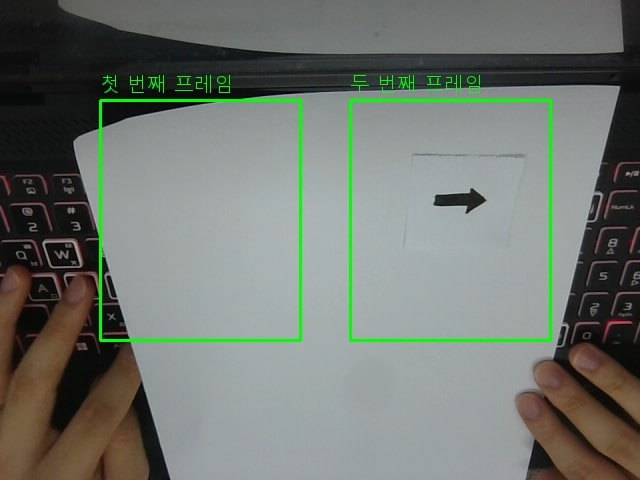
#> input picture images/sample2.jpg, 640 x 480 px
$ jupyter execute --allow-errors recognition.ipynb
#> lines starting #> are read from the running program, lines starting #| are printed output that depends on the picture; after the words box and inside, x2 and y2 are one past the last pixel; in counts of white or black regions, pixels touching at a corner belong together
[cell 1]
import cv2
import numpy as np
import matplotlib.pyplot as plt

import random

from keras.models import load_model

import warnings
warnings.filterwarnings(action='ignore')

[cell 2]
image_path = './images/sample2.jpg'

img_ori = cv2.imread(image_path)
#> img_ori is the input picture: shape (480, 640, 3); mean B, G, R 111.9, 118.8, 112.8

height, width, channel = img_ori.shape
#> height = 480; width = 640; channel = 3

gray = cv2.cvtColor(img_ori, cv2.COLOR_BGR2GRAY)
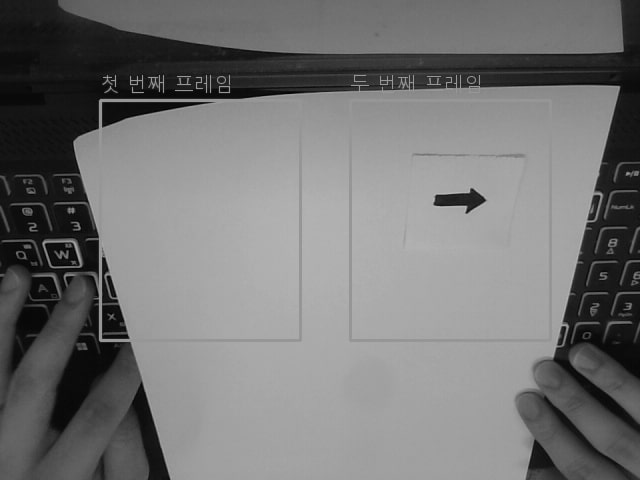
#> gray: shape (480, 640); min 0, max 192, mean 116.2

img_blurred = cv2.GaussianBlur(gray, ksize=(5, 5), sigmaX=0)

img_blur_thresh = cv2.adaptiveThreshold(
    img_blurred,
    maxValue=255.0,
    adaptiveMethod=cv2.ADAPTIVE_THRESH_GAUSSIAN_C,
    thresholdType=cv2.THRESH_BINARY_INV,
    blockSize=19,
    C=1
)
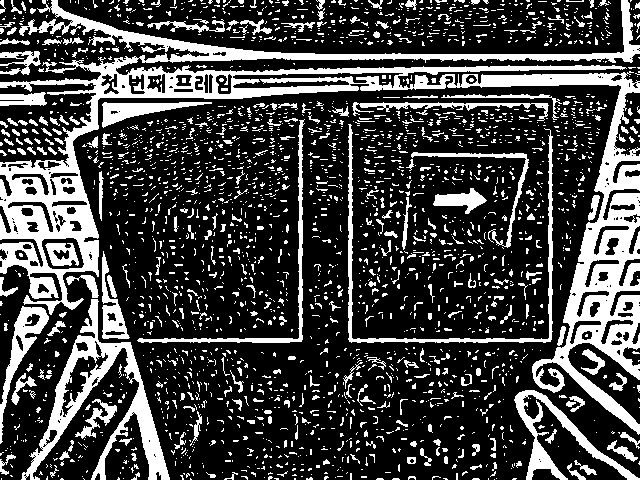
#> img_blur_thresh: shape (480, 640); 26.3% white; 2585 white regions (2256 under 20 px)

# 컨투어
contours, _ = cv2.findContours(
    img_blur_thresh,
    mode=cv2.RETR_LIST,
    method=cv2.CHAIN_APPROX_SIMPLE
)
#> contours = 2847 contours, 2670 with area under 20; largest, box (x1, y1, x2, y2) and area: (0, 0, 640, 435) 39124, (21, 299, 170, 480) 6245, (514, 390, 640, 480) 1922, (348, 124, 553, 343) 1700, (232, 72, 404, 89) 1614

# 컨투어 딕셔너리
temp_result = np.zeros((height, width, channel), dtype=np.uint8)

contours_dict = []

for contour in contours:
    x, y, w, h = cv2.boundingRect(contour)
    cv2.rectangle(temp_result, pt1=(x,y), pt2=(x+w, y+h), color=(255,255,255), thickness=2)

    contours_dict.append({
        'contour': contour,
        'x': x,
        'y': y,
        'w': w,
        'h': h,
        'cx': x + (w / 2),
        'cy': y + (h / 2)
    })
#> this loop made 2847 passes
#> (x, y, w, h) on passes 1, 3, 6: (494, 479, 1, 1), (496, 478, 1, 1), (443, 478, 5, 2)
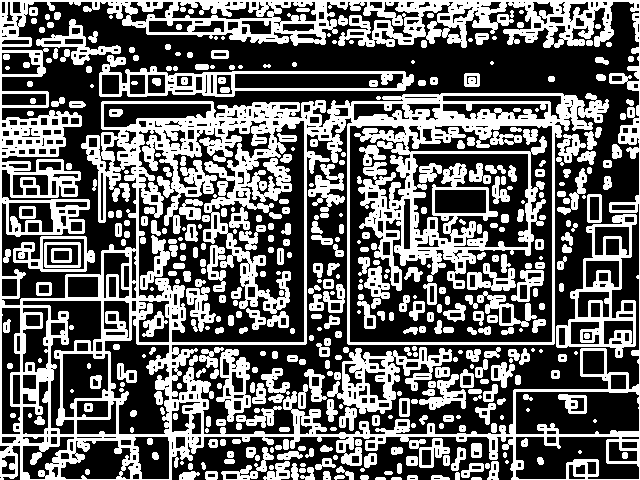
#> temp_result: shape (480, 640, 3); 40.5% white; 455 white regions (67 under 20 px), largest, box (x1, y1, x2, y2) and area: (0, 0, 640, 480) 77206, (556, 214, 637, 358) 3321, (99, 55, 414, 97) 3153
#> after the loop, contours_dict = 2847 items

# 이미지에 나타내기
img = cv2.imread(image_path)

MIN_AREA = 20000

possible_contours = []

cnt = 0
for d in contours_dict:
    area = d['w'] * d['h']

    if area > MIN_AREA:
        d['idx'] = cnt
        cnt += 1
        possible_contours.append(d)
#> this loop made 2847 passes
#> area on passes 17, 21, 22, 25, 27, 28, 32, 43, 49, 50, 52, 54: 21, 36, 32, 20, 20, 28, 20, 20, 25, 112, 60, 72
#> after the loop, cnt = 4; possible_contours = 4 items

for d in possible_contours:
    cv2.rectangle(img, pt1=(d['x'], d['y']), pt2=(d['x']+d['w'], d['y']+d['h']), color=(0, 0, 0), thickness=2)
#> this loop made 4 passes
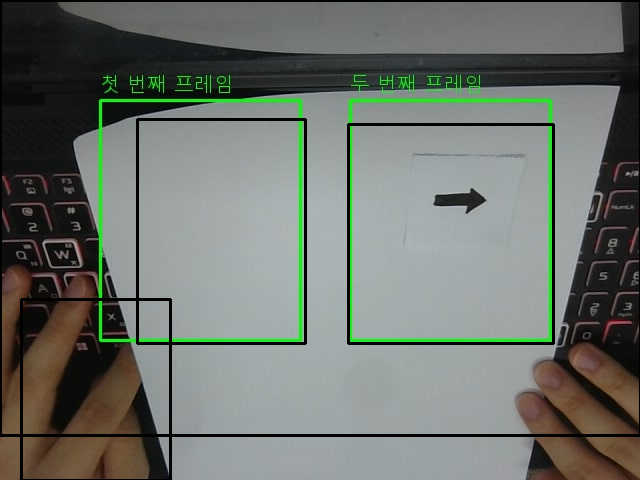
#> img: shape (480, 640, 3); 3.59% of pixels changed, all inside (x1, y1, x2, y2) = (0, 0, 640, 480)

plt.figure(figsize=(12, 10))
plt.imshow(img, cmap='gray')


# 컨투어 별 이미지 추출
img_origin = cv2.imread(image_path)

img_list = []

for i in range(len(possible_contours)):
    img_list.append(img_origin[possible_contours[i]['y'] : possible_contours[i]['y'] + possible_contours[i]['h'], \
        possible_contours[i]['x'] : possible_contours[i]['x'] + possible_contours[i]['w']])
#> after the loop, img_list = 4 items


# 이미지 전처리
processed_img_list = []

for i in img_list:
    out = i.copy()
    out = 255 - out

    # 36 x 36
    output_img_36 = cv2.resize(out, (36, 36), interpolation = cv2.INTER_AREA)

    # 그레이 스케일 및 이진화
    gray_img = cv2.cvtColor(output_img_36, cv2.COLOR_BGR2GRAY)
    ret, th1 = cv2.threshold(gray_img, 125, 255, cv2.THRESH_BINARY)

    processed_img_list.append(th1)
#> this loop made 4 passes
#> pass 1, `out = 255 - out`:
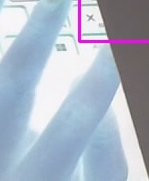
#> out: shape (181, 149, 3); mean of channels 0, 1, 2 197.9, 182.1, 171.1; drawn as B, G, R
#> after the loop:
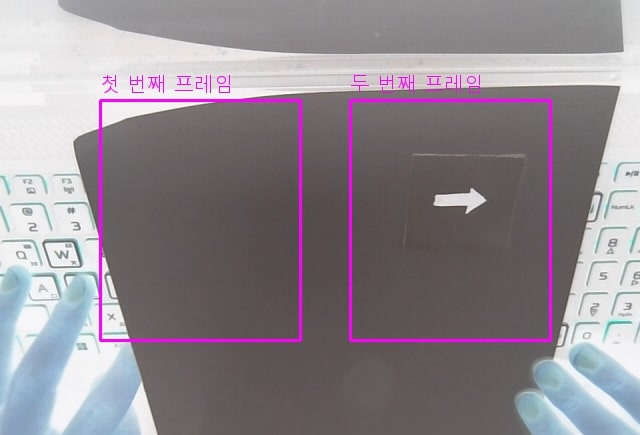
#> out: shape (435, 640, 3); mean of channels 0, 1, 2 143.4, 136.5, 143.7; drawn as B, G, R
#> after the loop:
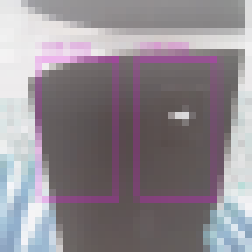
#> output_img_36: shape (36, 36, 3) (shown 7 times larger); mean of channels 0, 1, 2 143.4, 136.5, 143.7; drawn as B, G, R
#> after the loop, processed_img_list = 4 items

# shape / 예측
X_test = np.array(processed_img_list)
input_shape = 1296
X_test = X_test / 255
X_test = X_test.reshape(-1, input_shape)
#> (the rest of this cell did not finish here and is left out)

[cell 3]
processed_img_list = []

for i in img_list:
    out = i.copy()
    out = 255 - out

    # 36 x 36
    output_img_36 = cv2.resize(out, (36, 36), interpolation = cv2.INTER_AREA)

    # 그레이 스케일 및 이진화
    gray_img = cv2.cvtColor(output_img_36, cv2.COLOR_BGR2GRAY)
    ret, th1 = cv2.threshold(gray_img, 125, 255, cv2.THRESH_BINARY)

    processed_img_list.append(th1)
#> this loop made 4 passes
#> pass 1, `ret, th1 = cv2.threshold(gray_img, 125, 255, cv2.THRESH_BINARY)`:
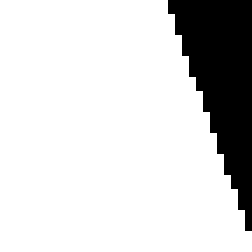
#> th1: shape (36, 36) (shown 7 times larger); 83.7% white; 1 black region, box (x1, y1, x2, y2) and area: (24, 0, 36, 33) 211
#> pass 2, `out = 255 - out`:
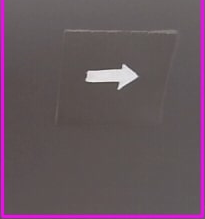
#> out: shape (219, 205, 3); mean of channels 0, 1, 2 95.3, 85.6, 103.2; drawn as B, G, R
#> pass 2, `output_img_36 = cv2.resize(out, (36, 36), interpolation = cv2.INTER_AR..`:
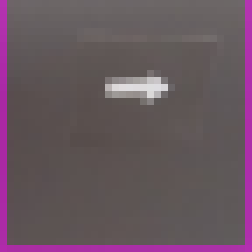
#> output_img_36: shape (36, 36, 3) (shown 7 times larger); mean of channels 0, 1, 2 95.3, 85.6, 103.2; drawn as B, G, R

[cell 4]
X_test = np.array(processed_img_list)

[cell 5]
X_test[0].shape
#> Out = (36, 36)

[cell 6]
input_shape = 1296

[cell 7]
X_test = X_test / 255
X_test = X_test.reshape(-1, input_shape)

[cell 8]
print(f"X_test_shape: {X_test.shape}")  # X_test_shape: (106, 1296)
#| X_test_shape: (4, 1296)
